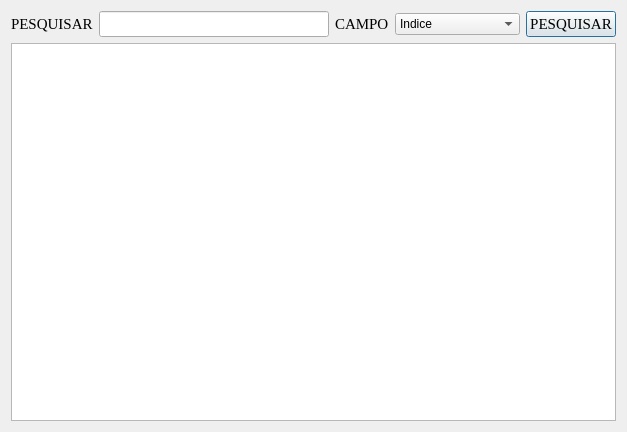
<?xml version="1.0" encoding="UTF-8"?>
<ui version="4.0">
 <class>Pesquisa_livro</class>
 <widget class="QDialog" name="Pesquisa_livro">
  <property name="geometry">
   <rect>
    <x>0</x>
    <y>0</y>
    <width>627</width>
    <height>432</height>
   </rect>
  </property>
  <property name="windowTitle">
   <string>PESQUISAR LIVRO</string>
  </property>
  <layout class="QVBoxLayout" name="verticalLayout_2">
   <item>
    <layout class="QHBoxLayout" name="horizontalLayout_4">
     <item>
      <layout class="QVBoxLayout" name="verticalLayout">
       <item>
        <layout class="QHBoxLayout" name="horizontalLayout">
         <item>
          <widget class="QLabel" name="label">
           <property name="font">
            <font>
             <family>Times New Roman</family>
             <pointsize>11</pointsize>
            </font>
           </property>
           <property name="text">
            <string>PESQUISAR</string>
           </property>
          </widget>
         </item>
         <item>
          <widget class="QLineEdit" name="lineEdit">
           <property name="font">
            <font>
             <family>Times New Roman</family>
             <pointsize>11</pointsize>
            </font>
           </property>
          </widget>
         </item>
         <item>
          <widget class="QLabel" name="label_2">
           <property name="font">
            <font>
             <family>Times New Roman</family>
             <pointsize>11</pointsize>
            </font>
           </property>
           <property name="text">
            <string>CAMPO</string>
           </property>
          </widget>
         </item>
         <item>
          <widget class="QComboBox" name="comboBox">
           <item>
            <property name="text">
             <string>Indice</string>
            </property>
           </item>
           <item>
            <property name="text">
             <string>Nome_livro</string>
            </property>
           </item>
           <item>
            <property name="text">
             <string>Nome_autor</string>
            </property>
           </item>
           <item>
            <property name="text">
             <string>Trilha</string>
            </property>
           </item>
           <item>
            <property name="text">
             <string>CDU</string>
            </property>
           </item>
           <item>
            <property name="text">
             <string>Editora</string>
            </property>
           </item>
           <item>
            <property name="text">
             <string>Local</string>
            </property>
           </item>
           <item>
            <property name="text">
             <string>Data_edic</string>
            </property>
           </item>
           <item>
            <property name="text">
             <string>n_exemplar</string>
            </property>
           </item>
           <item>
            <property name="text">
             <string>situacao</string>
            </property>
           </item>
           <item>
            <property name="text">
             <string>data_entrada</string>
            </property>
           </item>
           <item>
            <property name="text">
             <string>data_emprestimo</string>
            </property>
           </item>
           <item>
            <property name="text">
             <string>data_devolucao</string>
            </property>
           </item>
          </widget>
         </item>
        </layout>
       </item>
       <item>
        <layout class="QHBoxLayout" name="horizontalLayout_2"/>
       </item>
       <item>
        <layout class="QHBoxLayout" name="horizontalLayout_3"/>
       </item>
      </layout>
     </item>
     <item>
      <widget class="QPushButton" name="pushButton">
       <property name="font">
        <font>
         <family>Times New Roman</family>
         <pointsize>11</pointsize>
        </font>
       </property>
       <property name="text">
        <string>PESQUISAR</string>
       </property>
      </widget>
     </item>
    </layout>
   </item>
   <item>
    <widget class="QTableView" name="tableView"/>
   </item>
  </layout>
 </widget>
 <resources/>
 <connections/>
</ui>
